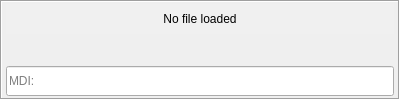
         <widget class="QFrame" name="frm_gcode">
          <property name="sizePolicy">
           <sizepolicy hsizetype="Preferred" vsizetype="Preferred">
            <horstretch>0</horstretch>
            <verstretch>0</verstretch>
           </sizepolicy>
          </property>
          <property name="minimumSize">
           <size>
            <width>400</width>
            <height>0</height>
           </size>
          </property>
          <property name="maximumSize">
           <size>
            <width>16777215</width>
            <height>16777215</height>
           </size>
          </property>
          <property name="frameShape">
           <enum>QFrame::Box</enum>
          </property>
          <property name="frameShadow">
           <enum>QFrame::Sunken</enum>
          </property>
          <layout class="QVBoxLayout" name="verticalLayout_6">
           <property name="spacing">
            <number>4</number>
           </property>
           <property name="leftMargin">
            <number>4</number>
           </property>
           <property name="topMargin">
            <number>2</number>
           </property>
           <property name="rightMargin">
            <number>4</number>
           </property>
           <property name="bottomMargin">
            <number>2</number>
           </property>
           <item>
            <widget class="StatusLabel" name="lbl_loaded_file">
             <property name="sizePolicy">
              <sizepolicy hsizetype="Preferred" vsizetype="Fixed">
               <horstretch>0</horstretch>
               <verstretch>0</verstretch>
              </sizepolicy>
             </property>
             <property name="minimumSize">
              <size>
               <width>0</width>
               <height>30</height>
              </size>
             </property>
             <property name="maximumSize">
              <size>
               <width>16777215</width>
               <height>30</height>
              </size>
             </property>
             <property name="styleSheet">
              <string notr="true">background: rgb(240,240,240);
border: none;
font: 12pt &quot;Lato Heavy&quot;;
color: black;</string>
             </property>
             <property name="frameShape">
              <enum>QFrame::Box</enum>
             </property>
             <property name="frameShadow">
              <enum>QFrame::Sunken</enum>
             </property>
             <property name="text">
              <string>No file loaded</string>
             </property>
             <property name="alignment">
              <set>Qt::AlignCenter</set>
             </property>
             <property name="filename_status" stdset="0">
              <bool>true</bool>
             </property>
             <property name="filepath_status" stdset="0">
              <bool>false</bool>
             </property>
            </widget>
           </item>
           <item>
            <widget class="GcodeEditor" name="gcode_viewer" native="true">
             <property name="sizePolicy">
              <sizepolicy hsizetype="Preferred" vsizetype="Preferred">
               <horstretch>0</horstretch>
               <verstretch>0</verstretch>
              </sizepolicy>
             </property>
             <property name="minimumSize">
              <size>
               <width>0</width>
               <height>0</height>
              </size>
             </property>
             <property name="maximumSize">
              <size>
               <width>16777215</width>
               <height>16777215</height>
              </size>
             </property>
             <property name="font">
              <font>
               <family>Lato</family>
               <pointsize>10</pointsize>
               <weight>75</weight>
               <bold>true</bold>
              </font>
             </property>
             <property name="auto_show_mdi_status" stdset="0">
              <bool>true</bool>
             </property>
             <property name="auto_show_manual_status" stdset="0">
              <bool>false</bool>
             </property>
            </widget>
           </item>
           <item>
            <widget class="MDILine" name="mdiline">
             <property name="sizePolicy">
              <sizepolicy hsizetype="Preferred" vsizetype="Fixed">
               <horstretch>0</horstretch>
               <verstretch>0</verstretch>
              </sizepolicy>
             </property>
             <property name="minimumSize">
              <size>
               <width>0</width>
               <height>30</height>
              </size>
             </property>
             <property name="maximumSize">
              <size>
               <width>16777215</width>
               <height>30</height>
              </size>
             </property>
             <property name="styleSheet">
              <string notr="true">MDILine {
    background: rgb(240,240,240);
    border: none;
    font: 10pt &quot;Lato Heavy&quot;;
    color: black;
}
</string>
             </property>
             <property name="placeholderText">
              <string>MDI: </string>
             </property>
             <property name="soft_keyboard_option" stdset="0">
              <bool>false</bool>
             </property>
            </widget>
           </item>
          </layout>
         </widget>
